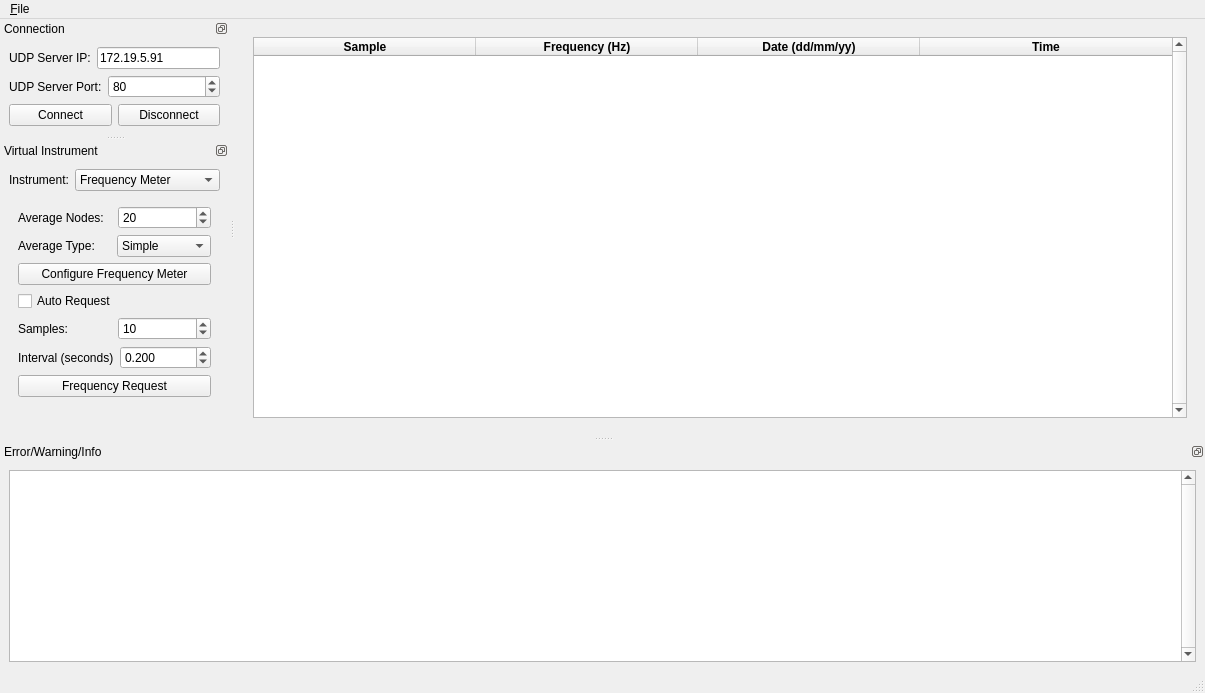
<?xml version="1.0" encoding="UTF-8"?>
<ui version="4.0">
 <class>MainWindow</class>
 <widget class="QMainWindow" name="MainWindow">
  <property name="geometry">
   <rect>
    <x>0</x>
    <y>0</y>
    <width>1205</width>
    <height>693</height>
   </rect>
  </property>
  <property name="windowTitle">
   <string>Virtual Instrument</string>
  </property>
  <widget class="QWidget" name="centralwidget">
   <layout class="QGridLayout" name="gridLayout">
    <item row="0" column="0">
     <widget class="QStackedWidget" name="stackedWidget">
      <property name="currentIndex">
       <number>0</number>
      </property>
      <widget class="QWidget" name="page">
       <layout class="QVBoxLayout" name="verticalLayout_3">
        <item>
         <widget class="QTableWidget" name="tablefrequency">
          <property name="autoFillBackground">
           <bool>false</bool>
          </property>
          <property name="frameShape">
           <enum>QFrame::StyledPanel</enum>
          </property>
          <property name="frameShadow">
           <enum>QFrame::Sunken</enum>
          </property>
          <property name="verticalScrollBarPolicy">
           <enum>Qt::ScrollBarAlwaysOn</enum>
          </property>
          <property name="dragDropOverwriteMode">
           <bool>true</bool>
          </property>
          <property name="alternatingRowColors">
           <bool>false</bool>
          </property>
          <property name="selectionMode">
           <enum>QAbstractItemView::NoSelection</enum>
          </property>
          <property name="cornerButtonEnabled">
           <bool>true</bool>
          </property>
          <property name="rowCount">
           <number>0</number>
          </property>
          <attribute name="horizontalHeaderVisible">
           <bool>true</bool>
          </attribute>
          <attribute name="horizontalHeaderCascadingSectionResizes">
           <bool>false</bool>
          </attribute>
          <attribute name="horizontalHeaderDefaultSectionSize">
           <number>222</number>
          </attribute>
          <attribute name="horizontalHeaderHighlightSections">
           <bool>true</bool>
          </attribute>
          <attribute name="horizontalHeaderMinimumSectionSize">
           <number>27</number>
          </attribute>
          <attribute name="horizontalHeaderShowSortIndicator" stdset="0">
           <bool>false</bool>
          </attribute>
          <attribute name="horizontalHeaderStretchLastSection">
           <bool>true</bool>
          </attribute>
          <attribute name="verticalHeaderVisible">
           <bool>false</bool>
          </attribute>
          <attribute name="verticalHeaderCascadingSectionResizes">
           <bool>false</bool>
          </attribute>
          <column>
           <property name="text">
            <string>Sample</string>
           </property>
           <property name="font">
            <font>
             <weight>75</weight>
             <bold>true</bold>
            </font>
           </property>
           <property name="textAlignment">
            <set>AlignHCenter|AlignVCenter|AlignCenter</set>
           </property>
          </column>
          <column>
           <property name="text">
            <string>Frequency (Hz)</string>
           </property>
           <property name="font">
            <font>
             <weight>75</weight>
             <bold>true</bold>
            </font>
           </property>
           <property name="textAlignment">
            <set>AlignHCenter|AlignVCenter|AlignCenter</set>
           </property>
          </column>
          <column>
           <property name="text">
            <string>Date (dd/mm/yy)</string>
           </property>
           <property name="font">
            <font>
             <weight>75</weight>
             <bold>true</bold>
            </font>
           </property>
           <property name="textAlignment">
            <set>AlignHCenter|AlignVCenter|AlignCenter</set>
           </property>
          </column>
          <column>
           <property name="text">
            <string>Time</string>
           </property>
           <property name="font">
            <font>
             <weight>75</weight>
             <bold>true</bold>
            </font>
           </property>
           <property name="textAlignment">
            <set>AlignHCenter|AlignVCenter|AlignCenter</set>
           </property>
          </column>
         </widget>
        </item>
       </layout>
      </widget>
      <widget class="QWidget" name="page_2">
       <layout class="QVBoxLayout" name="verticalLayout_4">
        <item>
         <widget class="QwtPlot" name="graphsignal"/>
        </item>
       </layout>
      </widget>
     </widget>
    </item>
   </layout>
  </widget>
  <widget class="QMenuBar" name="menubar">
   <property name="geometry">
    <rect>
     <x>0</x>
     <y>0</y>
     <width>1205</width>
     <height>21</height>
    </rect>
   </property>
   <widget class="QMenu" name="menu_File">
    <property name="title">
     <string>&amp;File</string>
    </property>
    <addaction name="menufileloadsignal"/>
    <addaction name="menufilesavetable"/>
    <addaction name="separator"/>
    <addaction name="menufilecleartable"/>
   </widget>
   <addaction name="menu_File"/>
  </widget>
  <widget class="QStatusBar" name="statusbar"/>
  <widget class="QDockWidget" name="dockWidget">
   <property name="features">
    <set>QDockWidget::DockWidgetFloatable|QDockWidget::DockWidgetMovable</set>
   </property>
   <property name="windowTitle">
    <string>Connection</string>
   </property>
   <attribute name="dockWidgetArea">
    <number>1</number>
   </attribute>
   <widget class="QWidget" name="dockWidgetContents">
    <layout class="QFormLayout" name="formLayout_5">
     <property name="fieldGrowthPolicy">
      <enum>QFormLayout::AllNonFixedFieldsGrow</enum>
     </property>
     <item row="0" column="0" colspan="2">
      <layout class="QHBoxLayout" name="horizontalLayout_4">
       <item>
        <widget class="QLabel" name="label_4">
         <property name="text">
          <string>UDP Server IP:</string>
         </property>
         <property name="buddy">
          <cstring>textserverip</cstring>
         </property>
        </widget>
       </item>
       <item>
        <widget class="QLineEdit" name="textserverip">
         <property name="text">
          <string>172.19.5.91</string>
         </property>
        </widget>
       </item>
      </layout>
     </item>
     <item row="1" column="0" colspan="2">
      <layout class="QFormLayout" name="formLayout_2">
       <item row="0" column="0">
        <widget class="QLabel" name="label_5">
         <property name="text">
          <string>UDP Server Port:</string>
         </property>
         <property name="buddy">
          <cstring>numserverport</cstring>
         </property>
        </widget>
       </item>
       <item row="0" column="1">
        <widget class="QSpinBox" name="numserverport">
         <property name="minimum">
          <number>1</number>
         </property>
         <property name="maximum">
          <number>65535</number>
         </property>
         <property name="value">
          <number>80</number>
         </property>
        </widget>
       </item>
      </layout>
     </item>
     <item row="2" column="0" colspan="2">
      <layout class="QHBoxLayout" name="horizontalLayout_6">
       <item>
        <widget class="QPushButton" name="btnconnect">
         <property name="text">
          <string>Connect</string>
         </property>
        </widget>
       </item>
       <item>
        <widget class="QPushButton" name="btndisconnect">
         <property name="text">
          <string>Disconnect</string>
         </property>
        </widget>
       </item>
      </layout>
     </item>
    </layout>
   </widget>
  </widget>
  <widget class="QDockWidget" name="dockWidget_2">
   <property name="features">
    <set>QDockWidget::DockWidgetFloatable|QDockWidget::DockWidgetMovable</set>
   </property>
   <property name="windowTitle">
    <string>Virtual Instrument</string>
   </property>
   <attribute name="dockWidgetArea">
    <number>1</number>
   </attribute>
   <widget class="QWidget" name="dockWidgetContents_2">
    <layout class="QVBoxLayout" name="verticalLayout">
     <item>
      <layout class="QFormLayout" name="formLayout_4">
       <item row="0" column="0">
        <widget class="QLabel" name="label">
         <property name="text">
          <string>Instrument:</string>
         </property>
         <property name="buddy">
          <cstring>cboxviselect</cstring>
         </property>
        </widget>
       </item>
       <item row="0" column="1">
        <widget class="QComboBox" name="cboxviselect">
         <item>
          <property name="text">
           <string>Frequency Meter</string>
          </property>
         </item>
         <item>
          <property name="text">
           <string>Function Generator</string>
          </property>
         </item>
        </widget>
       </item>
      </layout>
     </item>
     <item>
      <widget class="QStackedWidget" name="stackedWidget_2">
       <property name="currentIndex">
        <number>0</number>
       </property>
       <widget class="QWidget" name="page_3">
        <layout class="QFormLayout" name="formLayout">
         <item row="3" column="0">
          <widget class="QCheckBox" name="checkboxfreqreq">
           <property name="text">
            <string>Auto Request</string>
           </property>
          </widget>
         </item>
         <item row="5" column="0" colspan="2">
          <layout class="QHBoxLayout" name="horizontalLayout_5">
           <item>
            <widget class="QLabel" name="label_interval">
             <property name="text">
              <string>Interval (seconds)</string>
             </property>
            </widget>
           </item>
           <item>
            <widget class="QDoubleSpinBox" name="dintervalsamples">
             <property name="decimals">
              <number>3</number>
             </property>
             <property name="minimum">
              <double>0.001000000000000</double>
             </property>
             <property name="maximum">
              <double>1000000000.000000000000000</double>
             </property>
             <property name="singleStep">
              <double>0.100000000000000</double>
             </property>
             <property name="value">
              <double>0.200000000000000</double>
             </property>
            </widget>
           </item>
          </layout>
         </item>
         <item row="4" column="0" colspan="2">
          <layout class="QHBoxLayout" name="horizontalLayout">
           <item>
            <widget class="QLabel" name="label_samples">
             <property name="text">
              <string>Samples:</string>
             </property>
            </widget>
           </item>
           <item>
            <widget class="QSpinBox" name="numsamples">
             <property name="minimum">
              <number>2</number>
             </property>
             <property name="maximum">
              <number>100000000</number>
             </property>
             <property name="value">
              <number>10</number>
             </property>
            </widget>
           </item>
          </layout>
         </item>
         <item row="2" column="0" colspan="2">
          <widget class="QPushButton" name="btnconfigfm">
           <property name="text">
            <string>Configure Frequency Meter</string>
           </property>
          </widget>
         </item>
         <item row="1" column="0" colspan="2">
          <layout class="QHBoxLayout" name="horizontalLayout_3">
           <item>
            <widget class="QLabel" name="label_3">
             <property name="text">
              <string>Average Type:</string>
             </property>
             <property name="buddy">
              <cstring>cboxaveragetype</cstring>
             </property>
            </widget>
           </item>
           <item>
            <widget class="QComboBox" name="cboxaveragetype">
             <item>
              <property name="text">
               <string>Simple</string>
              </property>
             </item>
             <item>
              <property name="text">
               <string>Weighted</string>
              </property>
             </item>
             <item>
              <property name="text">
               <string>Exponential</string>
              </property>
             </item>
            </widget>
           </item>
          </layout>
         </item>
         <item row="0" column="0" colspan="2">
          <layout class="QHBoxLayout" name="horizontalLayout_2">
           <item>
            <widget class="QLabel" name="label_2">
             <property name="text">
              <string>Average Nodes:</string>
             </property>
             <property name="buddy">
              <cstring>numaveragenodes</cstring>
             </property>
            </widget>
           </item>
           <item>
            <widget class="QSpinBox" name="numaveragenodes">
             <property name="minimum">
              <number>1</number>
             </property>
             <property name="maximum">
              <number>4000</number>
             </property>
             <property name="value">
              <number>20</number>
             </property>
            </widget>
           </item>
          </layout>
         </item>
         <item row="6" column="0" colspan="2">
          <widget class="QPushButton" name="btnfreqrequest">
           <property name="text">
            <string>Frequency Request</string>
           </property>
          </widget>
         </item>
        </layout>
        <zorder>btnfreqrequest</zorder>
        <zorder>btnconfigfm</zorder>
        <zorder>checkboxfreqreq</zorder>
        <zorder></zorder>
       </widget>
       <widget class="QWidget" name="page_4">
        <layout class="QFormLayout" name="formLayout_3">
         <property name="fieldGrowthPolicy">
          <enum>QFormLayout::AllNonFixedFieldsGrow</enum>
         </property>
         <item row="0" column="0" colspan="2">
          <layout class="QHBoxLayout" name="horizontalLayout_7">
           <item>
            <widget class="QLabel" name="label_6">
             <property name="text">
              <string>Signal Type:</string>
             </property>
             <property name="buddy">
              <cstring>cboxsignaltype</cstring>
             </property>
            </widget>
           </item>
           <item>
            <widget class="QComboBox" name="cboxsignaltype">
             <item>
              <property name="text">
               <string>Square</string>
              </property>
             </item>
             <item>
              <property name="text">
               <string>Non-Square</string>
              </property>
             </item>
            </widget>
           </item>
          </layout>
         </item>
         <item row="1" column="0" colspan="2">
          <layout class="QHBoxLayout" name="horizontalLayout_8">
           <item>
            <widget class="QLabel" name="label_7">
             <property name="text">
              <string>Frequency (Hz):</string>
             </property>
             <property name="buddy">
              <cstring>dnumfrequency</cstring>
             </property>
            </widget>
           </item>
           <item>
            <widget class="QDoubleSpinBox" name="dnumfrequency">
             <property name="maximum">
              <double>100000000.000000000000000</double>
             </property>
             <property name="value">
              <double>5000.000000000000000</double>
             </property>
            </widget>
           </item>
          </layout>
         </item>
         <item row="2" column="0" colspan="2">
          <layout class="QHBoxLayout" name="horizontalLayout_9">
           <item>
            <widget class="QLabel" name="labeldutycycle">
             <property name="text">
              <string>Duty Cycle (%):</string>
             </property>
             <property name="buddy">
              <cstring>numdutycycle</cstring>
             </property>
            </widget>
           </item>
           <item>
            <widget class="QSpinBox" name="numdutycycle">
             <property name="minimum">
              <number>0</number>
             </property>
             <property name="maximum">
              <number>100</number>
             </property>
             <property name="value">
              <number>50</number>
             </property>
            </widget>
           </item>
          </layout>
         </item>
         <item row="3" column="0" colspan="2">
          <widget class="QPushButton" name="btnconfigfg">
           <property name="text">
            <string>Configure Function Generator</string>
           </property>
          </widget>
         </item>
        </layout>
       </widget>
      </widget>
     </item>
     <item>
      <spacer name="verticalSpacer">
       <property name="orientation">
        <enum>Qt::Vertical</enum>
       </property>
       <property name="sizeHint" stdset="0">
        <size>
         <width>20</width>
         <height>40</height>
        </size>
       </property>
      </spacer>
     </item>
    </layout>
   </widget>
  </widget>
  <widget class="QDockWidget" name="dockWidget_3">
   <property name="features">
    <set>QDockWidget::DockWidgetFloatable|QDockWidget::DockWidgetMovable</set>
   </property>
   <property name="windowTitle">
    <string>Error/Warning/Info</string>
   </property>
   <attribute name="dockWidgetArea">
    <number>8</number>
   </attribute>
   <widget class="QWidget" name="dockWidgetContents_3">
    <layout class="QHBoxLayout" name="horizontalLayout_10">
     <item>
      <widget class="QTextBrowser" name="textbrowser">
       <property name="frameShape">
        <enum>QFrame::StyledPanel</enum>
       </property>
       <property name="frameShadow">
        <enum>QFrame::Sunken</enum>
       </property>
       <property name="lineWidth">
        <number>1</number>
       </property>
       <property name="verticalScrollBarPolicy">
        <enum>Qt::ScrollBarAlwaysOn</enum>
       </property>
      </widget>
     </item>
    </layout>
   </widget>
  </widget>
  <action name="menufileloadsignal">
   <property name="text">
    <string>Load signal</string>
   </property>
  </action>
  <action name="menufilesavetable">
   <property name="text">
    <string>Save Table</string>
   </property>
  </action>
  <action name="menufilecleartable">
   <property name="text">
    <string>Clear Table</string>
   </property>
  </action>
 </widget>
 <customwidgets>
  <customwidget>
   <class>QwtPlot</class>
   <extends>QFrame</extends>
   <header>qwt_plot.h</header>
  </customwidget>
 </customwidgets>
 <tabstops>
  <tabstop>textserverip</tabstop>
  <tabstop>numserverport</tabstop>
  <tabstop>btnconnect</tabstop>
  <tabstop>btndisconnect</tabstop>
  <tabstop>cboxviselect</tabstop>
  <tabstop>numaveragenodes</tabstop>
  <tabstop>cboxaveragetype</tabstop>
  <tabstop>btnconfigfm</tabstop>
  <tabstop>btnfreqrequest</tabstop>
  <tabstop>cboxsignaltype</tabstop>
  <tabstop>dnumfrequency</tabstop>
  <tabstop>numdutycycle</tabstop>
  <tabstop>btnconfigfg</tabstop>
  <tabstop>tablefrequency</tabstop>
 </tabstops>
 <resources/>
 <connections>
  <connection>
   <sender>cboxviselect</sender>
   <signal>currentIndexChanged(int)</signal>
   <receiver>stackedWidget_2</receiver>
   <slot>setCurrentIndex(int)</slot>
   <hints>
    <hint type="sourcelabel">
     <x>220</x>
     <y>197</y>
    </hint>
    <hint type="destinationlabel">
     <x>197</x>
     <y>395</y>
    </hint>
   </hints>
  </connection>
  <connection>
   <sender>stackedWidget_2</sender>
   <signal>currentChanged(int)</signal>
   <receiver>cboxviselect</receiver>
   <slot>setCurrentIndex(int)</slot>
   <hints>
    <hint type="sourcelabel">
     <x>134</x>
     <y>395</y>
    </hint>
    <hint type="destinationlabel">
     <x>220</x>
     <y>197</y>
    </hint>
   </hints>
  </connection>
  <connection>
   <sender>stackedWidget</sender>
   <signal>currentChanged(int)</signal>
   <receiver>cboxviselect</receiver>
   <slot>setCurrentIndex(int)</slot>
   <hints>
    <hint type="sourcelabel">
     <x>296</x>
     <y>184</y>
    </hint>
    <hint type="destinationlabel">
     <x>220</x>
     <y>197</y>
    </hint>
   </hints>
  </connection>
  <connection>
   <sender>cboxviselect</sender>
   <signal>currentIndexChanged(int)</signal>
   <receiver>stackedWidget</receiver>
   <slot>setCurrentIndex(int)</slot>
   <hints>
    <hint type="sourcelabel">
     <x>220</x>
     <y>197</y>
    </hint>
    <hint type="destinationlabel">
     <x>298</x>
     <y>179</y>
    </hint>
   </hints>
  </connection>
 </connections>
</ui>
